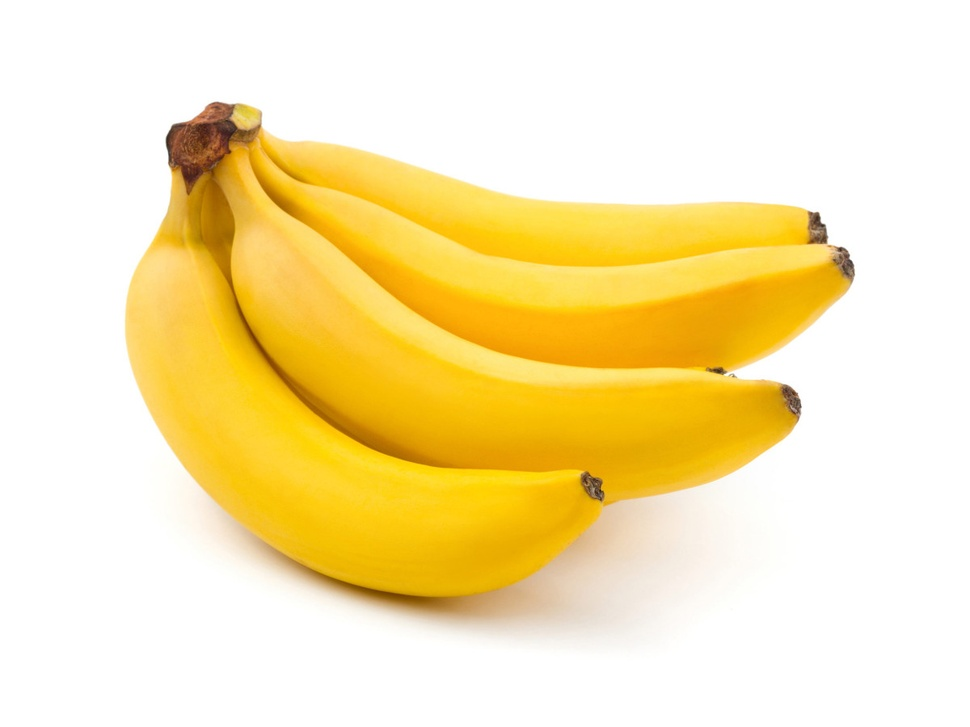
#> input picture LunaresModuloCv2/GeneralResources/bananos.jpg, 970 x 727 px, shrunk from 1200 x 900 before the run, found by its file name
$ python filter_images.py
#> lines starting #> are read from the running program, lines starting #| are printed output that depends on the picture
#CV2 FILTER IMAGES
"""
Created on Sun Dec 29 22:59:47 2024

@author: TH3 PRO HER0, MAU BAUTISTA
PYTHON VERSION 3.12
OS W11
"""
import cv2
import numpy as np
bananos=cv2.imread(r'F:\OpenCV\resources\bananos.jpg') #your path
#> bananos is the input picture: shape (727, 970, 3); mean B, G, R 178.6, 231.4, 249.4

cv2.imshow('Original', bananos)

kernel_3x3=np.ones((3,3))/(3*3)

output3x3= cv2.filter2D(bananos, -1, kernel_3x3)

cv2.imshow('filtro3x3', output3x3)

#Comparation

kernel_11x11=np.ones((11,11))/(11*11)

output11x11= cv2.filter2D(bananos, -1, kernel_11x11)
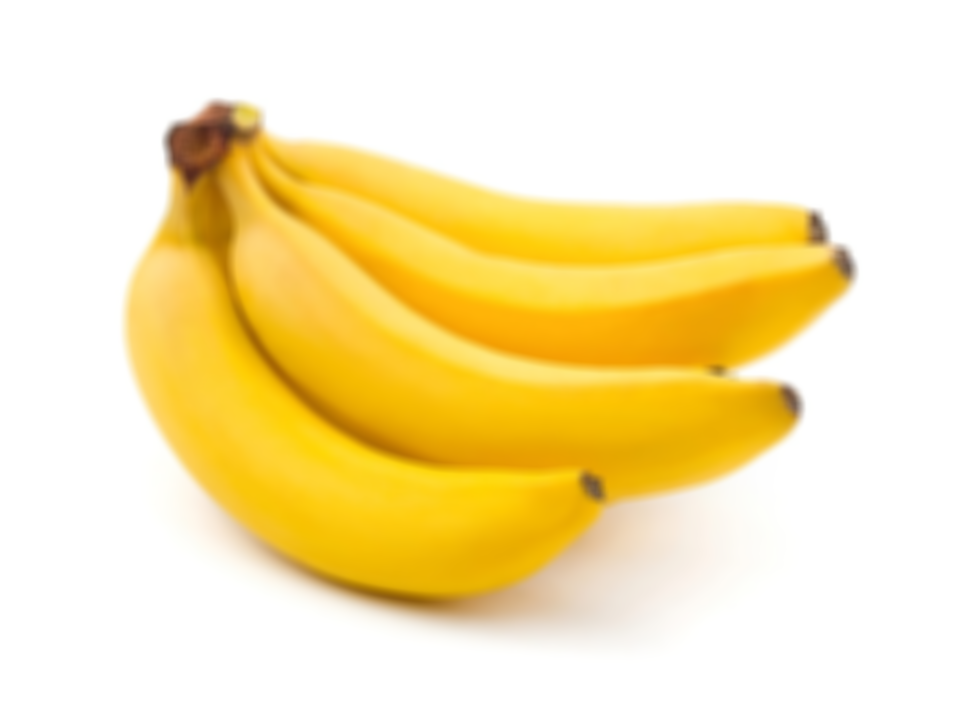
#> output11x11: shape (727, 970, 3); mean B, G, R 178.6, 231.4, 249.4

cv2.imshow('filtro11x11', output11x11)

#comparation 2

kernel_31x31=np.ones((31,31))/(31*31)

output31x31= cv2.filter2D(bananos, -1, kernel_31x31)
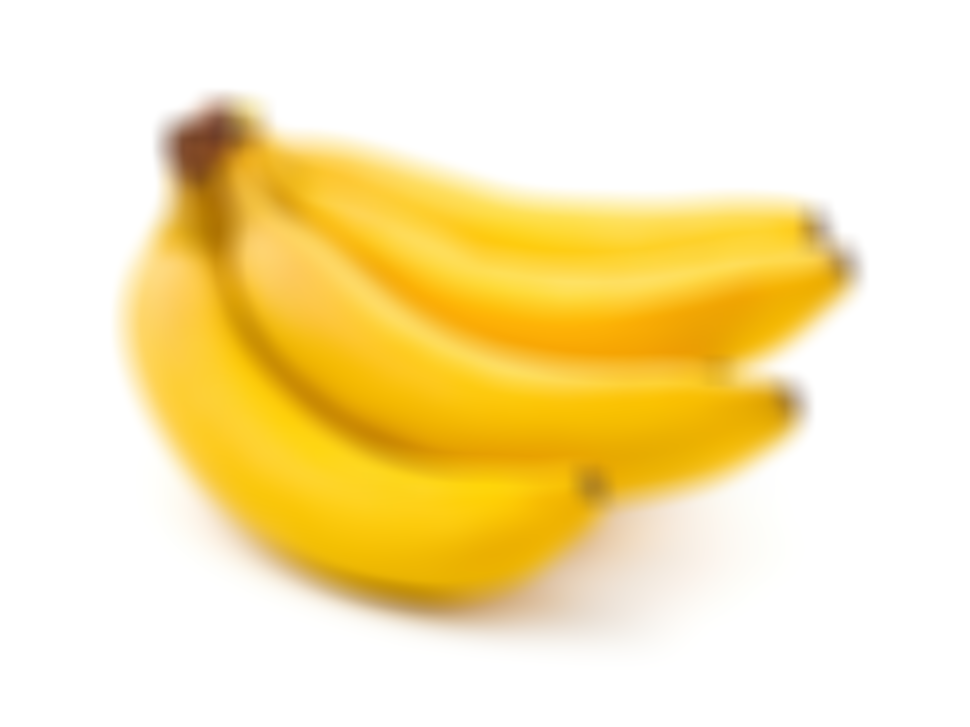
#> output31x31: shape (727, 970, 3); mean B, G, R 178.6, 231.4, 249.4

cv2.imshow('filtro31x31', output31x31)
